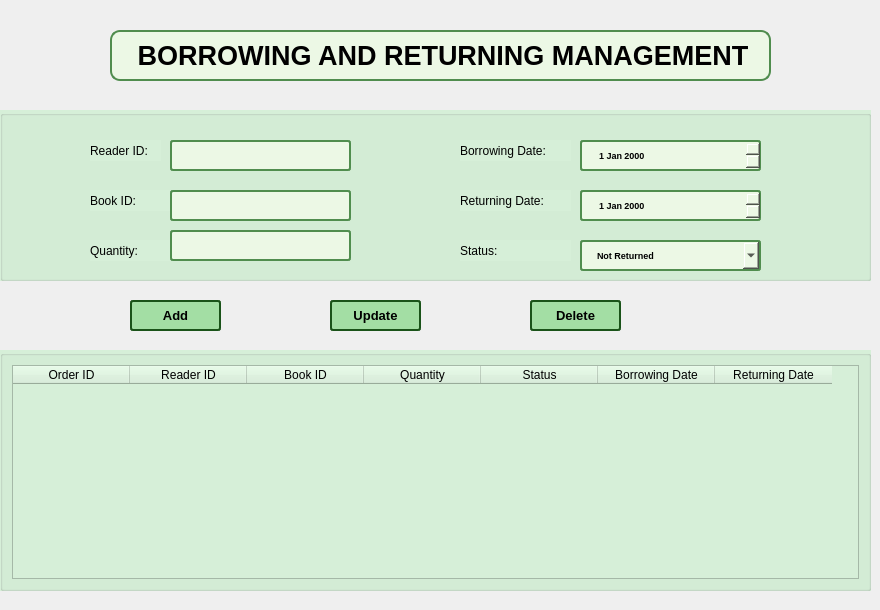
      <widget class="QWidget" name="tab_4">
       <attribute name="title">
        <string>Borrowing and Returning Management</string>
       </attribute>
       <widget class="QPushButton" name="pushButtonAddOrder">
        <property name="geometry">
         <rect>
          <x>130</x>
          <y>300</y>
          <width>91</width>
          <height>31</height>
         </rect>
        </property>
        <property name="font">
         <font>
          <pointsize>-1</pointsize>
          <weight>75</weight>
          <bold>true</bold>
         </font>
        </property>
        <property name="styleSheet">
         <string notr="true">background-color: rgb(163, 222, 164);
        color: rgb(0, 0, 0);
        border-radius: 3px;
        padding: 5px 15px;
        font-size: 13px;
        font-weight: bold;
        border: 2px solid #1A5319;
</string>
        </property>
        <property name="text">
         <string>Add</string>
        </property>
        <property name="icon">
         <iconset>
          <normaloff>../images/pic_add.webp</normaloff>../images/pic_add.webp</iconset>
        </property>
       </widget>
       <widget class="QPushButton" name="pushButtonUpdateOrder">
        <property name="geometry">
         <rect>
          <x>330</x>
          <y>300</y>
          <width>91</width>
          <height>31</height>
         </rect>
        </property>
        <property name="font">
         <font>
          <pointsize>-1</pointsize>
          <weight>75</weight>
          <bold>true</bold>
         </font>
        </property>
        <property name="styleSheet">
         <string notr="true">background-color: rgb(163, 222, 164);
        color: rgb(0, 0, 0);
        border-radius: 3px;
        padding: 5px 15px;
        font-size: 13px;
        font-weight: bold;
        border: 2px solid #1A5319;</string>
        </property>
        <property name="text">
         <string>Update</string>
        </property>
        <property name="icon">
         <iconset>
          <normaloff>../images/pic_update.png</normaloff>../images/pic_update.png</iconset>
        </property>
       </widget>
       <widget class="QGroupBox" name="groupBox_11">
        <property name="geometry">
         <rect>
          <x>0</x>
          <y>350</y>
          <width>871</width>
          <height>241</height>
         </rect>
        </property>
        <property name="styleSheet">
         <string notr="true">background-color: #D6EFD8</string>
        </property>
        <property name="title">
         <string/>
        </property>
        <layout class="QVBoxLayout" name="verticalLayout_14">
         <item>
          <widget class="QTableWidget" name="tableWidgetBorrowAndReturn">
           <property name="styleSheet">
            <string notr="true">background-color: #D6EFD8</string>
           </property>
           <property name="lineWidth">
            <number>1</number>
           </property>
           <attribute name="horizontalHeaderDefaultSectionSize">
            <number>117</number>
           </attribute>
           <column>
            <property name="text">
             <string>Order ID</string>
            </property>
           </column>
           <column>
            <property name="text">
             <string>Reader ID</string>
            </property>
           </column>
           <column>
            <property name="text">
             <string>Book ID</string>
            </property>
           </column>
           <column>
            <property name="text">
             <string>Quantity</string>
            </property>
           </column>
           <column>
            <property name="text">
             <string>Status</string>
            </property>
           </column>
           <column>
            <property name="text">
             <string>Borrowing Date</string>
            </property>
           </column>
           <column>
            <property name="text">
             <string>Returning Date</string>
            </property>
           </column>
          </widget>
         </item>
        </layout>
       </widget>
       <widget class="QPushButton" name="pushButtonDeleteOrder">
        <property name="geometry">
         <rect>
          <x>530</x>
          <y>300</y>
          <width>91</width>
          <height>31</height>
         </rect>
        </property>
        <property name="font">
         <font>
          <pointsize>-1</pointsize>
          <weight>75</weight>
          <bold>true</bold>
         </font>
        </property>
        <property name="styleSheet">
         <string notr="true">background-color: rgb(163, 222, 164);
        color: rgb(0, 0, 0);
        border-radius: 3px;
        padding: 5px 15px;
        font-size: 13px;
        font-weight: bold;
        border: 2px solid #1A5319;</string>
        </property>
        <property name="text">
         <string>Delete</string>
        </property>
        <property name="icon">
         <iconset>
          <normaloff>../images/pic_delete.webp</normaloff>../images/pic_delete.webp</iconset>
        </property>
       </widget>
       <widget class="QGroupBox" name="groupBox_7">
        <property name="geometry">
         <rect>
          <x>0</x>
          <y>110</y>
          <width>871</width>
          <height>171</height>
         </rect>
        </property>
        <property name="styleSheet">
         <string notr="true">background-color: #D6EFD8</string>
        </property>
        <property name="title">
         <string/>
        </property>
        <widget class="QDateEdit" name="dateEditDateBorrowing">
         <property name="geometry">
          <rect>
           <x>580</x>
           <y>30</y>
           <width>181</width>
           <height>31</height>
          </rect>
         </property>
         <property name="styleSheet">
          <string notr="true">QDateTimeEdit {
    background-color: #ecf8e5; /* Màu nền giống QLineEdit */
    color: rgb(0, 0, 0);
    border-radius: 3px;
    padding: 5px 15px;
    font-size: 9px;
    font-weight: bold;
    border: 2px solid #508D4E;
}

/* Khi trỏ chuột vào */
QDateTimeEdit:hover {
    background-color: #E0F7FA;
    border: 2px solid #00897B;
}

/* Khi focus vào */
QDateTimeEdit:focus {
    background-color: #E0F7FA;
    border: 2px solid #00897B;
}
</string>
         </property>
        </widget>
        <widget class="QLabel" name="label_56">
         <property name="geometry">
          <rect>
           <x>460</x>
           <y>30</y>
           <width>111</width>
           <height>21</height>
          </rect>
         </property>
         <property name="text">
          <string>Borrowing Date:</string>
         </property>
        </widget>
        <widget class="QDateEdit" name="dateEditDateReturning">
         <property name="geometry">
          <rect>
           <x>580</x>
           <y>80</y>
           <width>181</width>
           <height>31</height>
          </rect>
         </property>
         <property name="styleSheet">
          <string notr="true">QDateTimeEdit {
    background-color: #ecf8e5; /* Màu nền giống QLineEdit */
    color: rgb(0, 0, 0);
    border-radius: 3px;
    padding: 5px 15px;
    font-size: 9px;
    font-weight: bold;
    border: 2px solid #508D4E;
}

/* Khi trỏ chuột vào */
QDateTimeEdit:hover {
    background-color: #E0F7FA;
    border: 2px solid #00897B;
}

/* Khi focus vào */
QDateTimeEdit:focus {
    background-color: #E0F7FA;
    border: 2px solid #00897B;
}
</string>
         </property>
        </widget>
        <widget class="QLabel" name="label_55">
         <property name="geometry">
          <rect>
           <x>90</x>
           <y>130</y>
           <width>81</width>
           <height>21</height>
          </rect>
         </property>
         <property name="text">
          <string>Quantity:</string>
         </property>
        </widget>
        <widget class="QLabel" name="label_57">
         <property name="geometry">
          <rect>
           <x>460</x>
           <y>80</y>
           <width>111</width>
           <height>21</height>
          </rect>
         </property>
         <property name="text">
          <string>Returning Date:</string>
         </property>
        </widget>
        <widget class="QComboBox" name="comboBoxStatus">
         <property name="geometry">
          <rect>
           <x>580</x>
           <y>130</y>
           <width>181</width>
           <height>31</height>
          </rect>
         </property>
         <property name="styleSheet">
          <string notr="true">QComboBox {
    background-color: #ecf8e5; /* Màu nền giống QLineEdit */
    color: rgb(0, 0, 0);
    border-radius: 3px;
    padding: 5px 15px;
    font-size: 9px;
    font-weight: bold;
    border: 2px solid #508D4E;
}

/* Khi trỏ chuột vào */
QComboBox:hover {
    background-color: #E0F7FA;
    border: 2px solid #00897B;
}

/* Khi focus vào (click để mở dropdown) */
QComboBox:focus {
    background-color: #E0F7FA;
    border: 2px solid #00897B;
}


</string>
         </property>
         <item>
          <property name="text">
           <string>Not Returned</string>
          </property>
         </item>
         <item>
          <property name="text">
           <string>Returned</string>
          </property>
         </item>
        </widget>
        <widget class="QLineEdit" name="lineEditReaderIDBR">
         <property name="geometry">
          <rect>
           <x>170</x>
           <y>30</y>
           <width>181</width>
           <height>31</height>
          </rect>
         </property>
         <property name="font">
          <font>
           <pointsize>-1</pointsize>
           <weight>75</weight>
           <bold>true</bold>
          </font>
         </property>
         <property name="styleSheet">
          <string notr="true">QLineEdit {
    background-color: #ecf8e5;
    color: rgb(0, 0, 0);
    border-radius: 3px;
    padding: 5px 15px;
    font-size: 9px;
    font-weight: bold;
    border: 2px solid #508D4E;
}

QLineEdit:hover {
    background-color: #E0F7FA;
    border: 2px solid #00897B;
}
</string>
         </property>
        </widget>
        <widget class="QLabel" name="label_58">
         <property name="geometry">
          <rect>
           <x>460</x>
           <y>130</y>
           <width>111</width>
           <height>21</height>
          </rect>
         </property>
         <property name="text">
          <string>Status:</string>
         </property>
        </widget>
        <widget class="QLabel" name="label_52">
         <property name="geometry">
          <rect>
           <x>90</x>
           <y>80</y>
           <width>81</width>
           <height>21</height>
          </rect>
         </property>
         <property name="text">
          <string>Book ID:</string>
         </property>
        </widget>
        <widget class="QLabel" name="label_53">
         <property name="geometry">
          <rect>
           <x>90</x>
           <y>30</y>
           <width>71</width>
           <height>21</height>
          </rect>
         </property>
         <property name="text">
          <string>Reader ID:</string>
         </property>
        </widget>
        <widget class="QLineEdit" name="lineEditBookIDBR">
         <property name="geometry">
          <rect>
           <x>170</x>
           <y>80</y>
           <width>181</width>
           <height>31</height>
          </rect>
         </property>
         <property name="styleSheet">
          <string notr="true">QLineEdit {
    background-color: #ecf8e5;
    color: rgb(0, 0, 0);
    border-radius: 3px;
    padding: 5px 15px;
    font-size: 9px;
    font-weight: bold;
    border: 2px solid #508D4E;
}

QLineEdit:hover {
    background-color: #E0F7FA;
    border: 2px solid #00897B;
}
</string>
         </property>
        </widget>
        <widget class="QLineEdit" name="lineEditQuantityBR">
         <property name="geometry">
          <rect>
           <x>170</x>
           <y>120</y>
           <width>181</width>
           <height>31</height>
          </rect>
         </property>
         <property name="styleSheet">
          <string notr="true">QLineEdit {
    background-color: #ecf8e5;
    color: rgb(0, 0, 0);
    border-radius: 3px;
    padding: 5px 15px;
    font-size: 9px;
    font-weight: bold;
    border: 2px solid #508D4E;
}

QLineEdit:hover {
    background-color: #E0F7FA;
    border: 2px solid #00897B;
}
</string>
         </property>
        </widget>
       </widget>
       <widget class="QLabel" name="label_16">
        <property name="geometry">
         <rect>
          <x>110</x>
          <y>30</y>
          <width>661</width>
          <height>51</height>
         </rect>
        </property>
        <property name="styleSheet">
         <string notr="true">background-color: #ecf8e5;
        color: rgb(0, 0, 0);
        border-radius: 10px;
        padding: 5px 15px;
        font-size: 20px;
        font-weight: bold;
        border: 2px solid #508D4E;</string>
        </property>
        <property name="text">
         <string>&lt;html&gt;&lt;head/&gt;&lt;body&gt;&lt;p align=&quot;center&quot;&gt;&lt;span style=&quot; font-size:20pt;&quot;&gt;BORROWING AND RETURNING MANAGEMENT&lt;/span&gt;&lt;/p&gt;&lt;/body&gt;&lt;/html&gt;</string>
        </property>
       </widget>
       <widget class="QLabel" name="label_17">
        <property name="geometry">
         <rect>
          <x>0</x>
          <y>0</y>
          <width>871</width>
          <height>601</height>
         </rect>
        </property>
        <property name="text">
         <string/>
        </property>
        <property name="pixmap">
         <pixmap>../images/pic_background.jpg</pixmap>
        </property>
        <property name="scaledContents">
         <bool>true</bool>
        </property>
       </widget>
       <zorder>label_17</zorder>
       <zorder>pushButtonAddOrder</zorder>
       <zorder>pushButtonUpdateOrder</zorder>
       <zorder>groupBox_11</zorder>
       <zorder>pushButtonDeleteOrder</zorder>
       <zorder>groupBox_7</zorder>
       <zorder>label_16</zorder>
      </widget>
